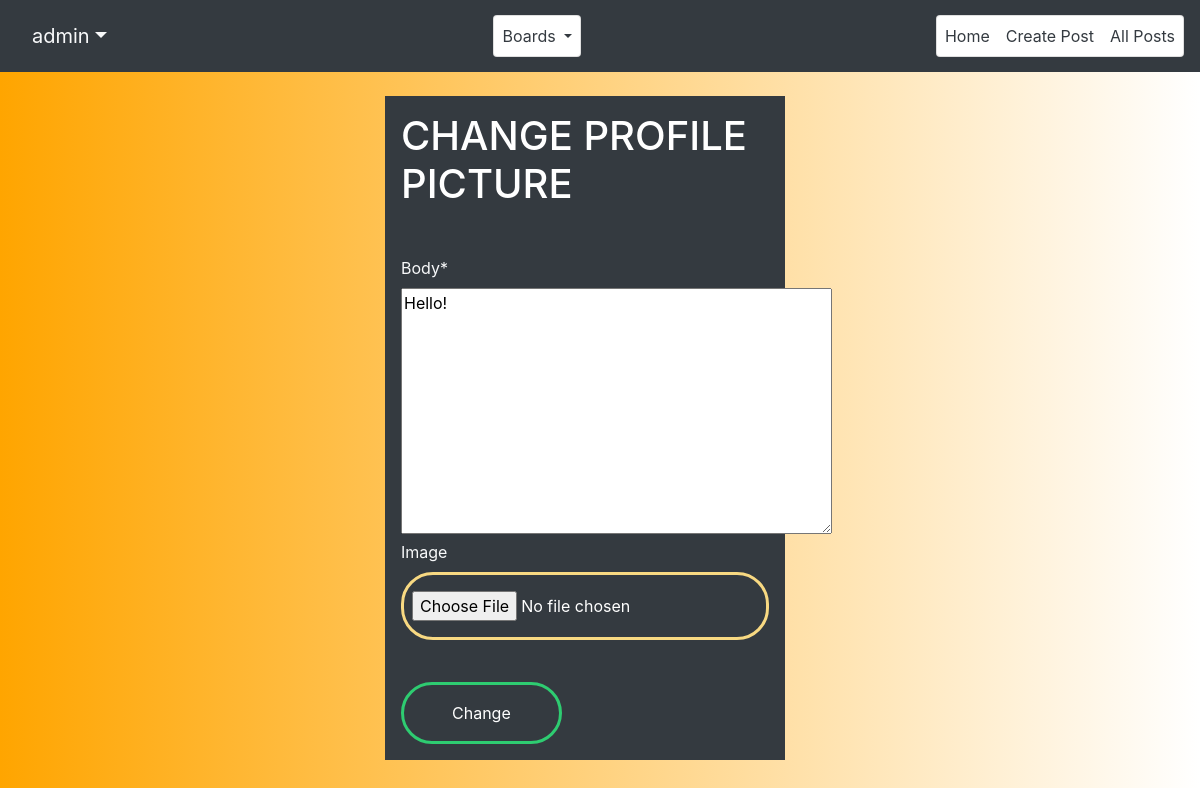
/accounts/1/edit_profile/ (signed in), run on an earlier commit of the app's database.
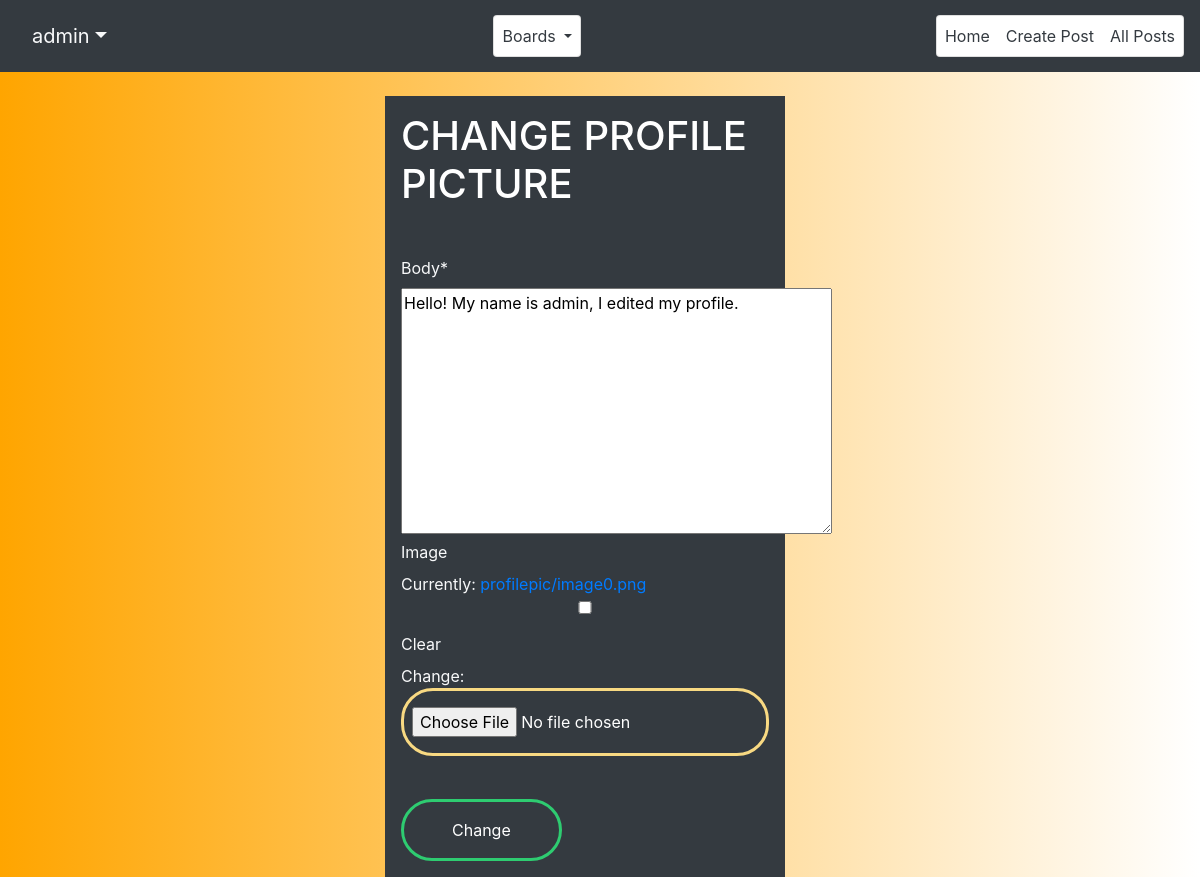
And on a later commit of the database.
### accounts/models.py (models this page shows, shortened)
class Profile(models.Model):
    user = models.OneToOneField(get_user_model(), null=True, on_delete=models.CASCADE,)
    image = models.ImageField(blank = True, upload_to = 'profilepic/')
    body = models.TextField(max_length=500, default='Hello!')

### accounts/views.py (the view)
# urls.py: path('<int:pk>/edit_profile/', UserEditView.as_view(), name='edit_profile'),
class UserEditView(UpdateView):
    model = Profile
    template_name = 'registration/edit_profile.html'
    fields = ['body', 'image']
    success_url = reverse_lazy('home')
    def get_object(self):
        return self.request.user.profile

### posts/context_processors.py (called while the page is built)
def menu_links(request):
    links = Board.objects.all()
    return dict(links=links)

### posts/models.py (called while the page is built)
    def get_absolute_url(self):
        return reverse('posts:posts_by_board', args=[self.id])

### templates/registration/edit_profile.html (shortened to what this page needs)
{% extends 'base.html' %}
{% load crispy_forms_tags %}
{% block content %}
<div class="row w-100">
    <div class="col-4"></div>
    <div class="container-sm p-3 bg-dark col-4">
        <form method="post" id="loginForm" class="text-light" enctype="multipart/form-data">
            <h1>Change Profile Picture</h1>
            {{ form|crispy }}
            <br>
            <button type="submit" value="Submit">Change</button>
        </form>
    </div>
    <div class="col-4"></div>
</div>
{% endblock content %}

What changed in the data, as far as the page shows it:
changed Profile: body "Hello!" → "Hello! My name is admin, I edited my profile."
Also different on the page:
form field form: (not shown) → "☐"
text no longer shown: "Body * Image"
text now shown: "Body * Image Currently: profilepic/image0.png Clear Change:"
